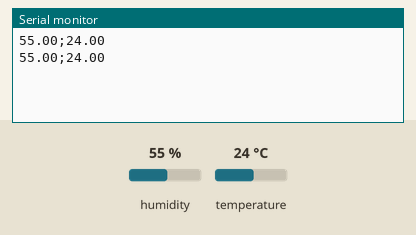
The sketch below on a simulated Arduino Uno, built with avr-gcc and run on an emulated ATmega328P. Shown: the last lines printed to the serial monitor. Inputs (shaded band) come from the test bench; at power-on: humidity 55 %, temperature 24 °C.

Above: at 5.8 s.
5.9 s: humidity set to 22 %
At 11.2 s:
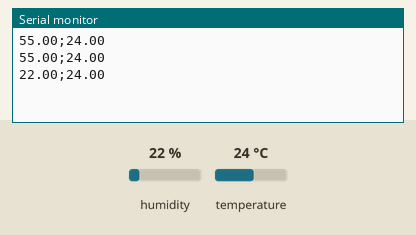
11.9 s: temperature set to 12 °C
At 15.9 s:
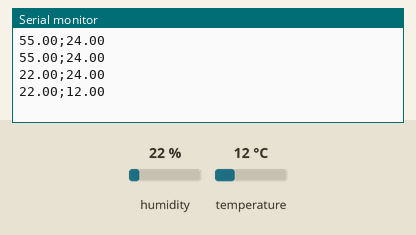
17.9 s: humidity set to 40 %
At 20.6 s:
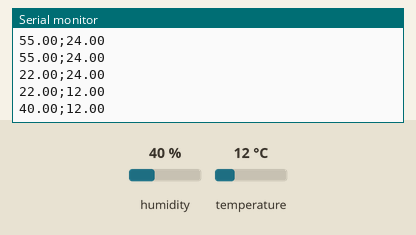
Timing chart, 0 to 22.1 s (numbered marks = the images above; inputs shaded):
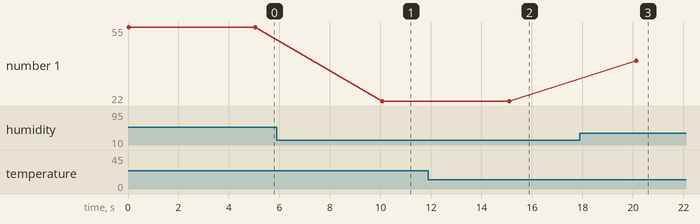

The sketch:

sustenta_tech.ino
```cpp
#include "DHT.h"

#define TIPO_SENSOR DHT11
const int PINO_SENSOR_DHT11 = A0;

DHT sensorDHT(PINO_SENSOR_DHT11, TIPO_SENSOR);

void setup() {
  Serial.begin(9600);
  sensorDHT.begin();
}

void loop() {
  float umidade = sensorDHT.readHumidity();
  float temperatura = sensorDHT.readTemperature();

  if (isnan(temperatura) || isnan(umidade)) {
    Serial.println("Erro ao ler os dados do sensor");
  } else {
    Serial.print(umidade);
    Serial.print(";");
    Serial.println(temperatura);
  }

  delay(5000);
}
```

Measured:
- after the input at 5.9 s, the serial monitor: prints a new line after 4.2 s (image 1)
- after the input at 11.9 s, the serial monitor: prints a new line after 3.2 s (image 2)
- after the input at 17.9 s, the serial monitor: prints a new line after 2.2 s (image 3)
- plotted number 1: 55 → 22 after the input at 5.9 s, 22 → 40 after the input at 17.9 s
